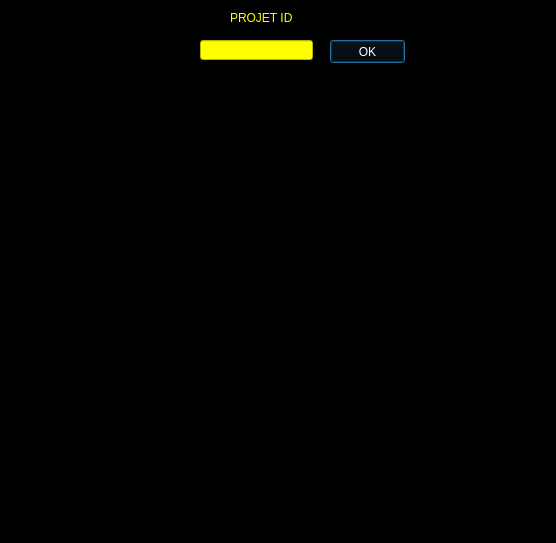
<?xml version="1.0" encoding="UTF-8"?>
<ui version="4.0">
 <class>Dialog</class>
 <widget class="QDialog" name="Dialog">
  <property name="geometry">
   <rect>
    <x>0</x>
    <y>0</y>
    <width>556</width>
    <height>543</height>
   </rect>
  </property>
  <property name="windowTitle">
   <string>Dialog</string>
  </property>
  <property name="styleSheet">
   <string notr="true">background-color:black ;</string>
  </property>
  <widget class="QLineEdit" name="lineEdit">
   <property name="geometry">
    <rect>
     <x>200</x>
     <y>40</y>
     <width>113</width>
     <height>20</height>
    </rect>
   </property>
   <property name="styleSheet">
    <string notr="true">background-color: yellow;</string>
   </property>
  </widget>
  <widget class="QLabel" name="label">
   <property name="geometry">
    <rect>
     <x>230</x>
     <y>10</y>
     <width>71</width>
     <height>16</height>
    </rect>
   </property>
   <property name="styleSheet">
    <string notr="true">color: yellow;</string>
   </property>
   <property name="text">
    <string>PROJET ID</string>
   </property>
  </widget>
  <widget class="QPushButton" name="pushButton">
   <property name="geometry">
    <rect>
     <x>330</x>
     <y>40</y>
     <width>75</width>
     <height>23</height>
    </rect>
   </property>
   <property name="styleSheet">
    <string notr="true">color: white;</string>
   </property>
   <property name="text">
    <string>OK</string>
   </property>
  </widget>
  <widget class="QTableView" name="tableView_2">
   <property name="geometry">
    <rect>
     <x>30</x>
     <y>170</y>
     <width>501</width>
     <height>351</height>
    </rect>
   </property>
  </widget>
  <widget class="QTableView" name="tableView">
   <property name="geometry">
    <rect>
     <x>30</x>
     <y>80</y>
     <width>501</width>
     <height>71</height>
    </rect>
   </property>
  </widget>
 </widget>
 <resources/>
 <connections/>
</ui>
